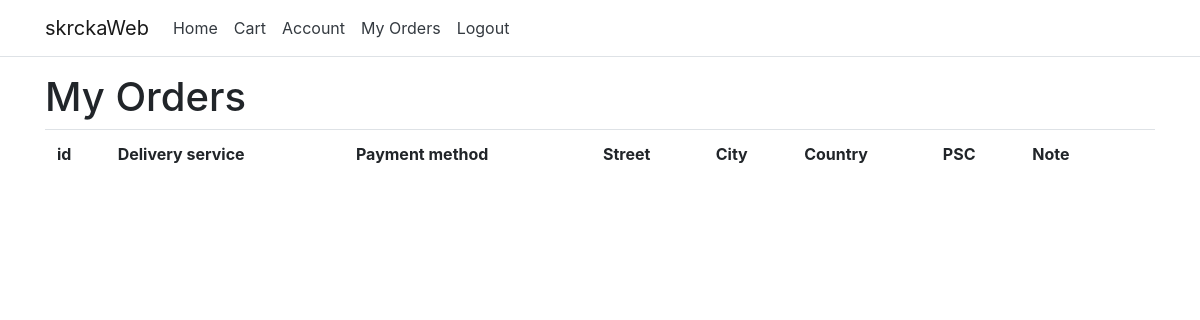
/shop/orders (signed in), run on an earlier commit of the app's database.
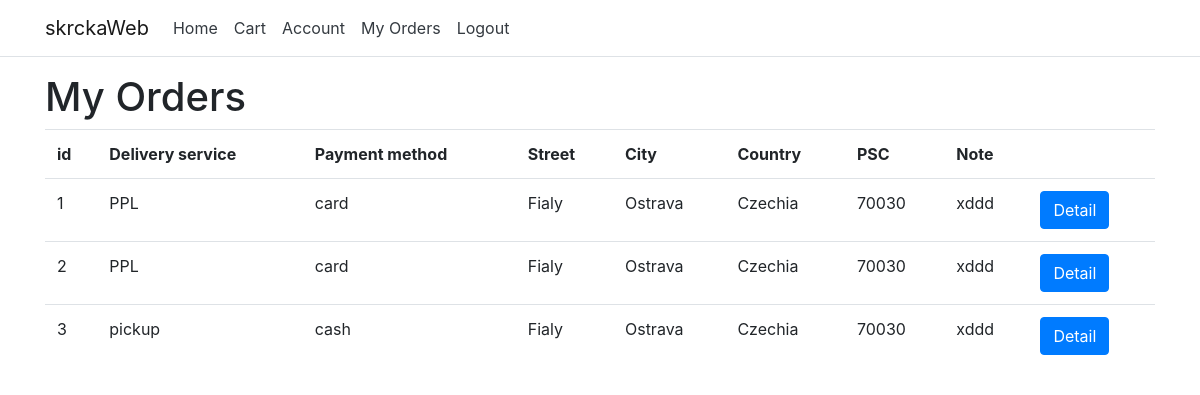
And on a later commit of the database.
### shop/models.py (models this page shows, shortened)
class Order(models.Model):
    user = models.ForeignKey(get_user_model(), on_delete=models.CASCADE, default=0)
    payment_method = models.ForeignKey(PaymentMethod, on_delete=models.CASCADE, default=0)
    delivery_service = models.ForeignKey(DeliveryService, on_delete=models.CASCADE, default=0)
    street = models.CharField(max_length=255)
    city = models.CharField(max_length=255)
    country = models.CharField(max_length=255)
    psc = models.CharField(max_length=5)
    note = models.CharField(max_length=255)

class DeliveryService(models.Model):
    name = models.CharField(max_length=255)
    price = models.FloatField()

class PaymentMethod(models.Model):
    name = models.CharField(max_length=255)
    desc = models.CharField(max_length=255)

### shop/views.py (the view)
# urls.py: path('orders', views.orders_view, name='orders'),
@login_required
def orders_view(request):
    orders = Order.objects.filter(user_id=request.user.id)
    return render(request, 'orders.html',
                    {'orders': orders})

### shop/templates/orders.html
{% extends 'base.html' %}
{% block content %}
<h1>My Orders</h1>
<table class="table">
    <tr>
        <th>id</th>
        <th>Delivery service</th>
        <th>Payment method</th>
        <th>Street</th>
        <th>City</th>
        <th>Country</th>
        <th>PSC</th>
        <th>Note</th>
        <th></th>
    </tr>
    {% for order in orders %}
    <tr>
        <td>{{ order.id }}</td>
        <td>{{ order.delivery_service.name }}</td>
        <td>{{ order.payment_method.name }}</td>
        <td>{{ order.street }}</td>
        <td>{{ order.city }}</td>
        <td>{{ order.country }}</td>
        <td>{{ order.psc }}</td>
        <td>{{ order.note }}</td>
        <td><a class="btn btn-primary" href="{% url 'order_detail' order.id %}">Detail</a></td>
    </tr>
    {% endfor %}
</table>
{% endblock %}

### templates/base.html (shortened to what this page needs)
<!doctype html>
<html lang="en">
<head>
  <link rel="stylesheet" href="https://stackpath.bootstrapcdn.com/bootstrap/4.5.0/css/bootstrap.min.css"
>
</head>
<body>
  <header>
    <nav class="navbar navbar-expand-sm navbar-toggleable-sm navbar-light bg-white border-bottom box-shadow mb-3">
      <div class="container">
        <a class="navbar-brand" href="/shop/">skrckaWeb</a>
        <div class="navbar-collapse collapse d-sm-inline-flex flex-sm-row-reverse">
            <ul class="navbar-nav flex-grow-1">
                <li class="nav-item">
                    <a class="nav-link text-dark" href="/shop/">Home</a>
                </li>
                {% if user.is_authenticated %}
                <li class="nav-item">
                  <a class="nav-link text-dark" href="/shop/cart">Cart</a>
                </li>
                <li class="nav-item">
                    <a class="nav-link text-dark" href="/shop/myaccount">Account</a>
                </li>
                <li class="nav-item">
                    <a class="nav-link text-dark" href="/shop/orders">My Orders</a>
                </li>
                <li class="nav-item">
                  <a class="nav-link text-dark" href="/shop/logout">Logout</a>
              </li>
                {% else %}
                <li class="nav-item">
                  <a class="nav-link text-dark" href="/shop/login">Login</a>
                </li>
                {% endif %}
            </ul>
        </div>
    </div>
    </nav>
  </header>
  <div class='container'>
    {% block content %}
    {% endblock %}
  </div>
</body>
</html>

What changed in the data, as far as the page shows it:
added Order: id "1", delivery_service.name "PPL", payment_method.name "card", street "Fialy", city "Ostrava", country "Czechia", psc "70030", note "xddd"
added Order: id "2", delivery_service.name "PPL", payment_method.name "card", street "Fialy", city "Ostrava", country "Czechia", psc "70030", note "xddd"
added Order: id "3", delivery_service.name "pickup", payment_method.name "cash", street "Fialy", city "Ostrava", country "Czechia", psc "70030", note "xddd"
